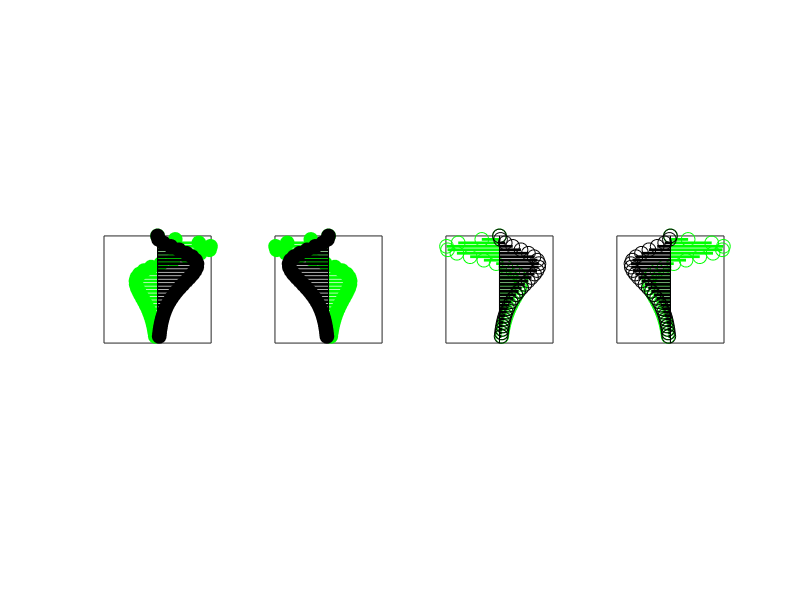

MATLAB code for this plot:
function vectorfigplot
%% Create the sergio & kalaska type figure for force+velocity traces
% equilibrium point thing
[t,x] = ode45(@odefun, [0 1.5], [0;0;0;0]);

dx = odefun(t,x');
dx = dx';

% figure(1)
% clf
% subplot(141)
% plot(x(:,2),-t,'g',dx(:,2)/3,-t,'k','linewidth',2)
% set(gca,'xtick',[0],'ytick',[],'xticklabels',[])
% grid on
% subplot(142)
% plot(-x(:,2),-t,'g',-dx(:,2)/3,-t,'k','linewidth',2)
% set(gca,'xtick',[0],'ytick',[],'xticklabels',[])
% grid on
% subplot(143)
% plot(x(:,2),-t,'g',-dx(:,2)/3,-t,'k','linewidth',2)
% set(gca,'xtick',[0],'ytick',[],'xticklabels',[])
% grid on
% subplot(144)
% plot(-x(:,2),-t,'g',dx(:,2)/3,-t,'k','linewidth',2)
% set(gca,'xtick',[0],'ytick',[],'xticklabels',[])
% grid on

% get times to plot
t_samp = linspace(0,1.5,30);
dx_samp = interp1(t,dx,t_samp);
vel_samp = dx_samp(:,1);
force_samp = dx_samp(:,2)/3;

figure(2)
clf
subplot(141)
stem(t_samp,force_samp,'filled','g','linewidth',2,'markersize',10)
hold on
stem(t_samp,vel_samp,'filled','k','linewidth',2,'markersize',10)
set(gca,'cameraupvector',[-1 0 0],'xtick',[],'ytick',[],'ylim',[-10 10])
hold off
subplot(142)
stem(t_samp,-force_samp,'filled','g','linewidth',2,'markersize',10)
hold on
stem(t_samp,-vel_samp,'filled','k','linewidth',2,'markersize',10)
set(gca,'cameraupvector',[-1 0 0],'xtick',[],'ytick',[],'ylim',[-10 10])
hold off
subplot(143)
stem(t_samp,-force_samp,'g','linewidth',2,'markersize',10)
hold on
stem(t_samp,vel_samp,'k','linewidth',2,'markersize',10)
set(gca,'cameraupvector',[-1 0 0],'xtick',[],'ytick',[],'ylim',[-10 10])
hold off
subplot(144)
stem(t_samp,force_samp,'g','linewidth',2,'markersize',10)
hold on
stem(t_samp,-vel_samp,'k','linewidth',2,'markersize',10)
set(gca,'cameraupvector',[-1 0 0],'xtick',[],'ytick',[],'ylim',[-10 10])
hold off
% legend('Velocity','Force')

end

function dy = odefun(~,y)
    %eq point dynamics
    w0_eq = 10;
    zeta_eq = 1;
    eq_eq_pt = 5;
    displac_eq = y(3,:)-eq_eq_pt;
    eq_vec = [displac_eq;y(4,:)];
    trans_mat_eq = [0 1;-w0_eq^2 -2*zeta_eq*w0_eq];
    eq_dot = trans_mat_eq*eq_vec;
    
    %actual dynamics
    w0 = 5;
    zeta = 1;
    displac = y(1,:)-y(3,:);
    state_vec = [displac;y(2,:)];
    trans_mat = [0 1;-w0^2 -2*zeta*w0];
    state_dot = trans_mat*state_vec;
    
    dy = [state_dot;eq_dot];
end